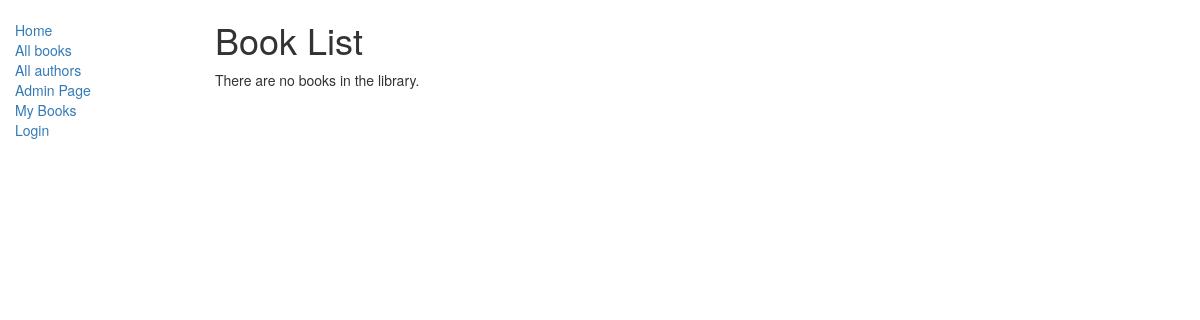
/app1/books/, run on an earlier commit of the app's database.
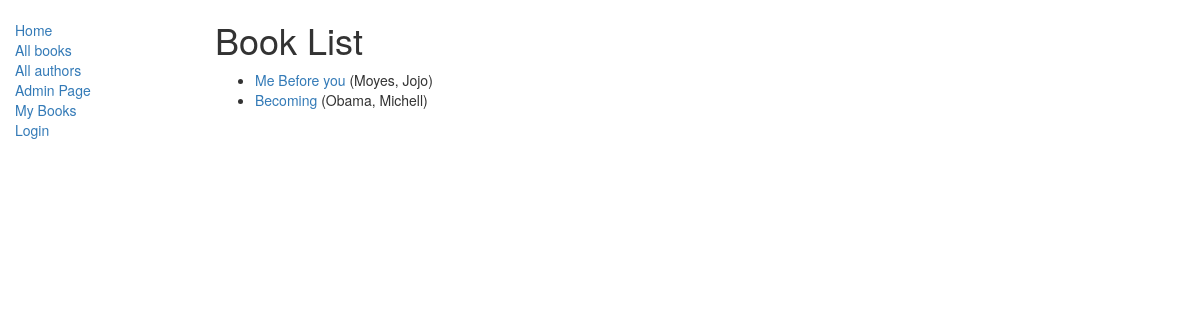
And on a later commit of the database.
### app1/models.py (models this page shows, shortened)
class Book(models.Model):
    title = models.CharField(max_length=200)
    author = models.ForeignKey('Author', on_delete=models.SET_NULL, null=True)
    summary = models.TextField(max_length=1000, help_text="Enter a brief description of the book")
    def get_absolute_url(self):
        return reverse('app1:book-detail', args=[str(self.id)])

class Author(models.Model):
    first_name = models.CharField(max_length=100)
    last_name = models.CharField(max_length=100)
    def __str__(self):
        return '%s, %s' % (self.last_name, self.first_name)

### app1/views.py (the view)
class BookListView(generic.ListView):
    model=models.Book
    template_name='app1/book_list.html'

### app1/templates/app1/book_list.html
{% extends "app1/base_generic.html" %}
{% block content %}
    <h1>Book List</h1>
    {% if book_list %}
    <ul>
      {% for book in book_list %}
      <li>
        <a href="{{ book.get_absolute_url }}">{{ book.title }}</a> ({{book.author}})
      </li>
      {% endfor %}
    </ul>
    {% else %}
      <p>There are no books in the library.</p>
    {% endif %}
{% endblock %}

### app1/templates/app1/base_generic.html (shortened to what this page needs)
<!DOCTYPE html>
<html lang="en">
<head>
  <link rel="stylesheet" href="https://maxcdn.bootstrapcdn.com/bootstrap/3.3.7/css/bootstrap.min.css">
  {% load static %}
  <link rel="stylesheet" href="{% static 'app1/styles.css' %}">
</head>
<body>
  <div class="container-fluid">
    <div class="row">
      <div class="col-sm-2">
      {% block sidebar %}
      <ul class="sidebar-nav">
          <li><a href="{% url 'app1:index' %}">Home</a></li>
          <li><a href="{% url 'app1:books' %}">All books</a></li>
          <li><a href="{% url 'app1:authors' %}">All authors</a></li>
          <li><a href="/admin/">Admin Page</a></li>
          <li><a href="{% url 'app1:my-books' %}">My Books</a></li>
          {% if user.is_authenticated %}
               <li>User: {{ user.get_username }}</li>
               <li><a href="{% url 'logout'%}?next={{request.path}}">Logout</a></li>
          {% else %}
               <li><a href="{% url 'login'%}?next={{request.path}}">Login</a></li>
          {% endif %}
      </ul>
     {% endblock %}
      </div>
      <div class="col-sm-10 ">
      {% block content %}{% endblock %}
      </div>
    </div>
  </div>
</body>
</html>

### app1/static/app1/styles.css (style rules this page uses)
.sidebar-nav { margin-top: 20px; padding: 0; list-style: none; }

What changed in the data, as far as the page shows it:
added Book: title "Me Before you", author "Moyes, Jojo"
added Book: title "Becoming", author "Obama, Michell"
Also different on the page:
text no longer shown: "There are no books in the library."
